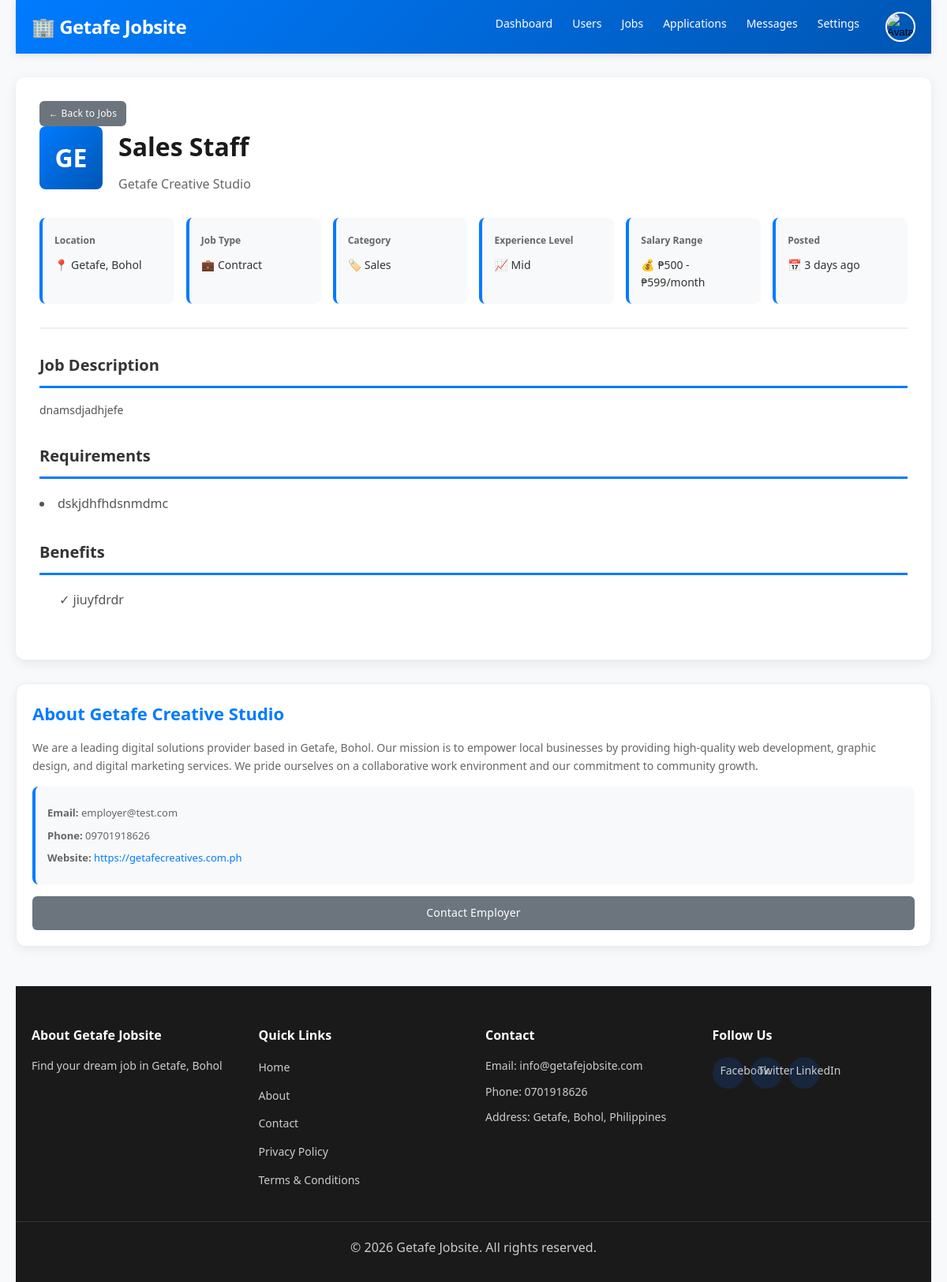
The page /public/job-detail.php?id=2 (signed in) on the database its author committed.
### tables this page shows
CREATE TABLE `settings` (
  `id` int(11) NOT NULL AUTO_INCREMENT,
  `setting_key` varchar(100) DEFAULT NULL,
  `setting_value` longtext DEFAULT NULL,
  `created_at` timestamp NOT NULL DEFAULT current_timestamp(),
  `updated_at` timestamp NOT NULL DEFAULT current_timestamp() ON UPDATE current_timestamp(),
  PRIMARY KEY (`id`),
  UNIQUE KEY `setting_key` (`setting_key`)
);

CREATE TABLE `jobs` (
  `id` int(11) NOT NULL AUTO_INCREMENT,
  `title` varchar(255) NOT NULL,
  `description` longtext NOT NULL,
  `category` varchar(100) NOT NULL,
  `company` varchar(255) NOT NULL,
  `location` varchar(255) DEFAULT 'Getafe, Bohol',
  `salary_min` int(11) DEFAULT NULL,
  `salary_max` int(11) DEFAULT NULL,
  `job_type` enum('full-time','part-time','contract','temporary','internship') NOT NULL,
  `experience_level` enum('entry','mid','senior','executive') DEFAULT 'mid',
  `requirements` longtext DEFAULT NULL,
  `benefits` longtext DEFAULT NULL,
  `posted_by` int(11) NOT NULL,
  `applications_count` int(11) DEFAULT 0,
  `views_count` int(11) DEFAULT 0,
  `is_active` tinyint(1) DEFAULT 1,
  `is_featured` tinyint(1) DEFAULT 0,
  `featured_until` datetime DEFAULT NULL,
  `created_at` timestamp NOT NULL DEFAULT current_timestamp(),
  `updated_at` timestamp NOT NULL DEFAULT current_timestamp() ON UPDATE current_timestamp(),
  `featured_paid` tinyint(1) DEFAULT 0,
  PRIMARY KEY (`id`),
  KEY `idx_category` (`category`),
  KEY `idx_job_type` (`job_type`),
  KEY `idx_is_active` (`is_active`),
  KEY `idx_created_at` (`created_at`),
  KEY `jobs_ibfk_1` (`posted_by`),
  KEY `idx_job_featured` (`is_featured`,`featured_until`),
  CONSTRAINT `jobs_ibfk_1` FOREIGN KEY (`posted_by`) REFERENCES `users` (`id`) ON DELETE CASCADE
);

CREATE TABLE `users` (
  `id` int(11) NOT NULL AUTO_INCREMENT,
  `first_name` varchar(100) NOT NULL,
  `last_name` varchar(100) NOT NULL,
  `email` varchar(100) NOT NULL,
  `password` varchar(255) NOT NULL,
  `user_type` enum('jobseeker','employer','admin') NOT NULL DEFAULT 'jobseeker',
  `phone` varchar(20) DEFAULT NULL,
  `location` varchar(255) DEFAULT 'Getafe, Bohol',
  `avatar` varchar(255) DEFAULT NULL,
  `bio` text DEFAULT NULL,
  `skills` varchar(500) DEFAULT NULL,
  `company` varchar(255) DEFAULT NULL,
  `company_info` text DEFAULT NULL,
  `company_website` varchar(255) DEFAULT NULL,
  `company_logo` varchar(255) DEFAULT NULL,
  `verified` tinyint(1) DEFAULT 0,
  `status` enum('active','inactive','banned') DEFAULT 'active',
  `created_at` timestamp NOT NULL DEFAULT current_timestamp(),
  `updated_at` timestamp NOT NULL DEFAULT current_timestamp() ON UPDATE current_timestamp(),
  PRIMARY KEY (`id`),
  UNIQUE KEY `email` (`email`),
  KEY `idx_email` (`email`),
  KEY `idx_user_type` (`user_type`)
);

### config/config.php (called while the page is built, shortened)
<?php
require_once __DIR__ . '/database.php';
function sanitize($data) {
    global $conn;
    return $conn->real_escape_string(htmlspecialchars(trim($data)));
}
function isLoggedIn() {
    return isset($_SESSION['user_id']) && !empty($_SESSION['user_id']);
}
function getUserType() {
    return $_SESSION['user_type'] ?? null;
}
function getUserId() {
    return $_SESSION['user_id'] ?? null;
}
function timeAgo($datetime) {
    $now = new DateTime();
    $ago = new DateTime($datetime);
    $diff = $now->diff($ago);
    if ($diff->d > 30) {
        return $ago->format('M d, Y');
    } else if ($diff->d > 0) {
        return $diff->d . ' day' . ($diff->d > 1 ? 's' : '') . ' ago';
    } else if ($diff->h > 0) {
        return $diff->h . ' hour' . ($diff->h > 1 ? 's' : '') . ' ago';
    } else if ($diff->i > 0) {
        return $diff->i . ' minute' . ($diff->i > 1 ? 's' : '') . ' ago';
    } else {
        return 'Just now';
    }
}
function formatSalary($min, $max) {
    if ($min && $max) {
        return '₱' . number_format($min) . ' - ₱' . number_format($max);
    }
    return 'Not specified';
}
function getSetting($key, $default = '') {
    global $conn;
    $key = sanitize($key);
    $result = $conn->query("SELECT setting_value FROM settings WHERE setting_key = '$key'");
    if ($result && $result->num_rows > 0) {
        $row = $result->fetch_assoc();
        return $row['setting_value'];
    }
    return $default;
}
?>

### public/job-detail.php (the view, shortened to what this page needs)
<?php
require_once '../config/config.php';
$job_id = (int)($_GET['id'] ?? 0);
$sql = "SELECT j.*, u.id as employer_id, u.first_name, u.last_name, u.email, u.phone,
               u.company, u.company_info, u.company_website, u.company_logo,
               (SELECT COUNT(*) FROM saved_jobs WHERE job_id = j.id AND user_id = " . (int)getUserId() . ") as is_saved
        FROM jobs j
        JOIN users u ON j.posted_by = u.id
        WHERE j.id = $job_id AND j.is_active = 1";
$result = $conn->query($sql);
$job = $result->fetch_assoc();
$uid = (int)getUserId();
$today = date('Y-m-d');
$conn->query("INSERT IGNORE INTO job_views (job_id, user_id, viewed_date) VALUES ($job_id, $uid, '$today')");
if ($conn->affected_rows > 0) {
    $conn->query("UPDATE jobs SET views_count = views_count + 1 WHERE id = $job_id");
    $result = $conn->query($sql);
    if ($result && $result->num_rows > 0) {
        $job = $result->fetch_assoc();
    }
}
require_once '../includes/header.php';
?>
<div class="container">
    <?php require_once '../includes/navbar.php'; ?>
    <div class="job-detail-container">
        <div class="job-detail-main">
            <a href="home.php" class="btn btn-sm btn-secondary">← Back to Jobs</a>
            <div class="job-detail-header">
                <div class="job-detail-title">
                    <?php if (!empty($job['company_logo'])): ?>
                        <img src="<?php echo BASE_URL . ltrim($job['company_logo'], '/'); ?>" alt="<?php echo htmlspecialchars($job['company']); ?>" class="detail-logo">
                    <?php else: ?>
                        <div class="detail-logo-placeholder">
                            <?php echo strtoupper(substr($job['company'], 0, 2)); ?>
                        </div>
                    <?php endif; ?>
                    <div>
                        <h1><?php echo htmlspecialchars($job['title']); ?></h1>
                        <p class="company-name"><?php echo htmlspecialchars($job['company']); ?></p>
                    </div>
                </div>
            </div>
            <div class="job-meta-grid">
                <div class="meta-box">
                    <small>Location</small>
                    <p>📍 <?php echo htmlspecialchars($job['location']); ?></p>
                </div>
                <div class="meta-box">
                    <small>Job Type</small>
                    <p>💼 <?php echo ucfirst(str_replace('-', ' ', $job['job_type'])); ?></p>
                </div>
                <div class="meta-box">
                    <small>Category</small>
                    <p>🏷️ <?php echo htmlspecialchars($job['category']); ?></p>
                </div>
                <div class="meta-box">
                    <small>Experience Level</small>
                    <p>📈 <?php echo ucfirst($job['experience_level']); ?></p>
                </div>
                <?php if (!empty($job['salary_min']) && !empty($job['salary_max'])): ?>
                    <div class="meta-box">
                        <small>Salary Range</small>
                        <p>💰 <?php echo formatSalary($job['salary_min'], $job['salary_max']); ?>/month</p>
                    </div>
                <?php endif; ?>
                <div class="meta-box">
                    <small>Posted</small>
                    <p>📅 <?php echo timeAgo($job['created_at']); ?></p>
                </div>
            </div>
            <hr>
            <section class="job-section">
                <h2>Job Description</h2>
                <div class="job-description">
                    <?php echo nl2br(htmlspecialchars($job['description'])); ?>
                </div>
            </section>
            <?php if (!empty($job['requirements'])): ?>
                <section class="job-section">
                    <h2>Requirements</h2>
                    <ul class="requirements-list">
                        <?php foreach (explode("\n", $job['requirements']) as $req): ?>
                            <?php if (!empty(trim($req))): ?>
                                <li><?php echo htmlspecialchars(trim($req)); ?></li>
                            <?php endif; ?>
                        <?php endforeach; ?>
                    </ul>
                </section>
            <?php endif; ?>
            <?php if (!empty($job['benefits'])): ?>
                <section class="job-section">
                    <h2>Benefits</h2>
                    <ul class="benefits-list">
                        <?php foreach (explode("\n", $job['benefits']) as $benefit): ?>
                            <?php if (!empty(trim($benefit))): ?>
                                <li>✓ <?php echo htmlspecialchars(trim($benefit)); ?></li>
                            <?php endif; ?>
                        <?php endforeach; ?>
                    </ul>
                </section>
            <?php endif; ?>
        </div>
        <div class="job-detail-sidebar">
            <div class="company-card">
                <h3>About <?php echo htmlspecialchars($job['company']); ?></h3>
                <p><?php echo nl2br(htmlspecialchars($job['company_info'] ?? 'No information provided')); ?></p>
                <div class="contact-info">
                    <p><strong>Email:</strong> <?php echo htmlspecialchars($job['email']); ?></p>
                    <?php if (!empty($job['phone'])): ?>
                        <p><strong>Phone:</strong> <?php echo htmlspecialchars($job['phone']); ?></p>
                    <?php endif; ?>
                    <?php if (!empty($job['company_website'])): ?>
                        <p><strong>Website:</strong> <a href="<?php echo htmlspecialchars($job['company_website']); ?>" target="_blank" rel="noopener noreferrer"><?php echo htmlspecialchars($job['company_website']); ?></a></p>
                    <?php endif; ?>
                </div>
                <?php if (getUserType() !== 'employer' || (int)$job['posted_by'] !== (int)getUserId()): ?>
                    <a href="mailto:<?php echo htmlspecialchars($job['email']); ?>" class="btn btn-secondary btn-block">Contact Employer</a>
                <?php else: ?>
                    <a href="job-applications.php?id=<?php echo (int)$job['id']; ?>" class="btn btn-secondary btn-block">View Applications</a>
                <?php endif; ?>
            </div>
        </div>
    </div>
    <?php require_once '../includes/footer.php'; ?>
</div>
</body>
</html>

### includes/navbar.php (shortened to what this page needs)
<?php
$user_type = getUserType();
$avatar = $_SESSION['avatar'] ?? '';
$avatar_src = !empty($avatar)
    ? (strpos($avatar, 'http') === 0 ? $avatar : BASE_URL . ltrim($avatar, '/'))
    : BASE_URL . 'assets/images/default-avatar.png';
?>
<nav class="navbar">
    <div class="nav-container">
        <div class="nav-logo">
            <a href="<?php echo BASE_URL; ?>">
                🏢 <?php echo getSetting('site_name', 'Getafe Jobsite'); ?>
            </a>
        </div>
        <div class="nav-menu" id="navMenu">
            <?php if (isLoggedIn()): ?>
                <?php if ($user_type === 'jobseeker'): ?>
                    <a href="<?php echo BASE_URL; ?>my-applications.php" class="nav-link">Applications</a>
                    <a href="<?php echo BASE_URL; ?>saved-jobs.php" class="nav-link">Saved Jobs</a>
                <?php elseif ($user_type === 'employer'): ?>
                    <a href="<?php echo BASE_URL; ?>post-job.php" class="nav-link">Post Job</a>
                    <a href="<?php echo BASE_URL; ?>my-jobs.php" class="nav-link">My Jobs</a>
                    <a href="<?php echo BASE_URL; ?>my-applications.php" class="nav-link">Applications</a>
                <?php elseif ($user_type === 'admin'): ?>
                    <a href="<?php echo BASE_URL; ?>admin/dashboard.php" class="nav-link">Dashboard</a>
                    <a href="<?php echo BASE_URL; ?>admin/manage-users.php" class="nav-link">Users</a>
                    <a href="<?php echo BASE_URL; ?>admin/manage-jobs.php" class="nav-link">Jobs</a>
                    <a href="<?php echo BASE_URL; ?>admin/manage-applications.php" class="nav-link">Applications</a>
                    <a href="<?php echo BASE_URL; ?>admin/manage-messages.php" class="nav-link">Messages</a>
                    <a href="<?php echo BASE_URL; ?>admin/settings.php" class="nav-link">Settings</a>
                <?php endif; ?>
                <div class="nav-user" id="navUserMenu">
                    <button type="button" class="avatar-btn" id="avatarBtn" aria-label="Open profile menu">
                        <img src="<?php echo htmlspecialchars($avatar_src, ENT_QUOTES, 'UTF-8'); ?>" alt="Avatar" class="avatar-small">
                    </button>
                </div>
            <?php else: ?>
                <a href="<?php echo BASE_URL; ?>login.php" class="btn btn-primary">Login</a>
                <a href="<?php echo BASE_URL; ?>register.php" class="btn btn-secondary">Register</a>
            <?php endif; ?>
        </div>
    </div>
</nav>

### includes/footer.php (shortened to what this page needs)
<?php
$site_email = getSetting('site_email', 'info@getafejobsite.com');
$contact_phone = getSetting('contact_phone', '0701918626');
$address = getSetting('address', 'Getafe, Bohol, Philippines');
$facebook_url = getSetting('facebook_url', 'https://facebook.com/');
$twitter_url = getSetting('twitter_url', 'https://twitter.com/');
$linkedin_url = getSetting('linkedin_url', 'https://linkedin.com/');
?>
<footer class="footer">
    <div class="footer-container">
        <div class="footer-section">
            <h4>About <?php echo getSetting('site_name', 'Getafe Jobsite'); ?></h4>
            <p><?php echo getSetting('site_description', 'Find your dream job in Getafe, Bohol'); ?></p>
        </div>
        <div class="footer-section">
            <h4>Quick Links</h4>
            <ul>
                <li><a href="<?php echo BASE_URL; ?>">Home</a></li>
                <li><a href="<?php echo BASE_URL; ?>about.php">About</a></li>
                <li><a href="<?php echo BASE_URL; ?>contact.php">Contact</a></li>
                <li><a href="<?php echo BASE_URL; ?>privacy-policy.php">Privacy Policy</a></li>
                <li><a href="<?php echo BASE_URL; ?>terms-and-conditions.php">Terms & Conditions</a></li>
            </ul>
        </div>
        <div class="footer-section">
            <h4>Contact</h4>
            <p>Email: <?php echo htmlspecialchars($site_email); ?></p>
            <p>Phone: <?php echo htmlspecialchars($contact_phone); ?></p>
            <p>Address: <?php echo htmlspecialchars($address); ?></p>
        </div>
        <div class="footer-section">
            <h4>Follow Us</h4>
            <div class="social-links">
                <a href="<?php echo htmlspecialchars($facebook_url); ?>" class="social-link" target="_blank" rel="noopener noreferrer">Facebook</a>
                <a href="<?php echo htmlspecialchars($twitter_url); ?>" class="social-link" target="_blank" rel="noopener noreferrer">Twitter</a>
                <a href="<?php echo htmlspecialchars($linkedin_url); ?>" class="social-link" target="_blank" rel="noopener noreferrer">LinkedIn</a>
            </div>
        </div>
    </div>
    <div class="footer-bottom">
        <p>&copy; 2026 <?php echo getSetting('site_name', 'Getafe Jobsite'); ?>. All rights reserved.</p>
    </div>
</footer>

### rows shown on the page
settings: setting_value "Getafe Jobsite"
jobs: posted_by.company "GE", title "Sales Staff", posted_by.company "Getafe Creative Studio", location "Getafe, Bohol", job_type "Contract", category "Sales", experience_level "Mid", formatSalary($job['salary_min'], $job['salary_max']) "₱500 - ₱599", created_at "3 days ago", description "dnamsdjadhjefe", requirements "dskjdhfhdsnmdmc", benefits "jiuyfdrdr", posted_by.company_info "We are a leading digital solutions provider based in Getafe, Bohol. Our mission is to empower local businesses by providing high-quality web development, graphic design, and digital marketing services. We pride ourselves on a collaborative work environment and our commitment to community growth.", posted_by.email "employer@test.com", posted_by.phone "09701918626", posted_by.company_website "https://getafecreatives.com.ph"
settings: setting_value "Find your dream job in Getafe, Bohol"
settings: setting_value "info@getafejobsite.com"
settings: setting_value "0701918626"
settings: setting_value "Getafe, Bohol, Philippines"
